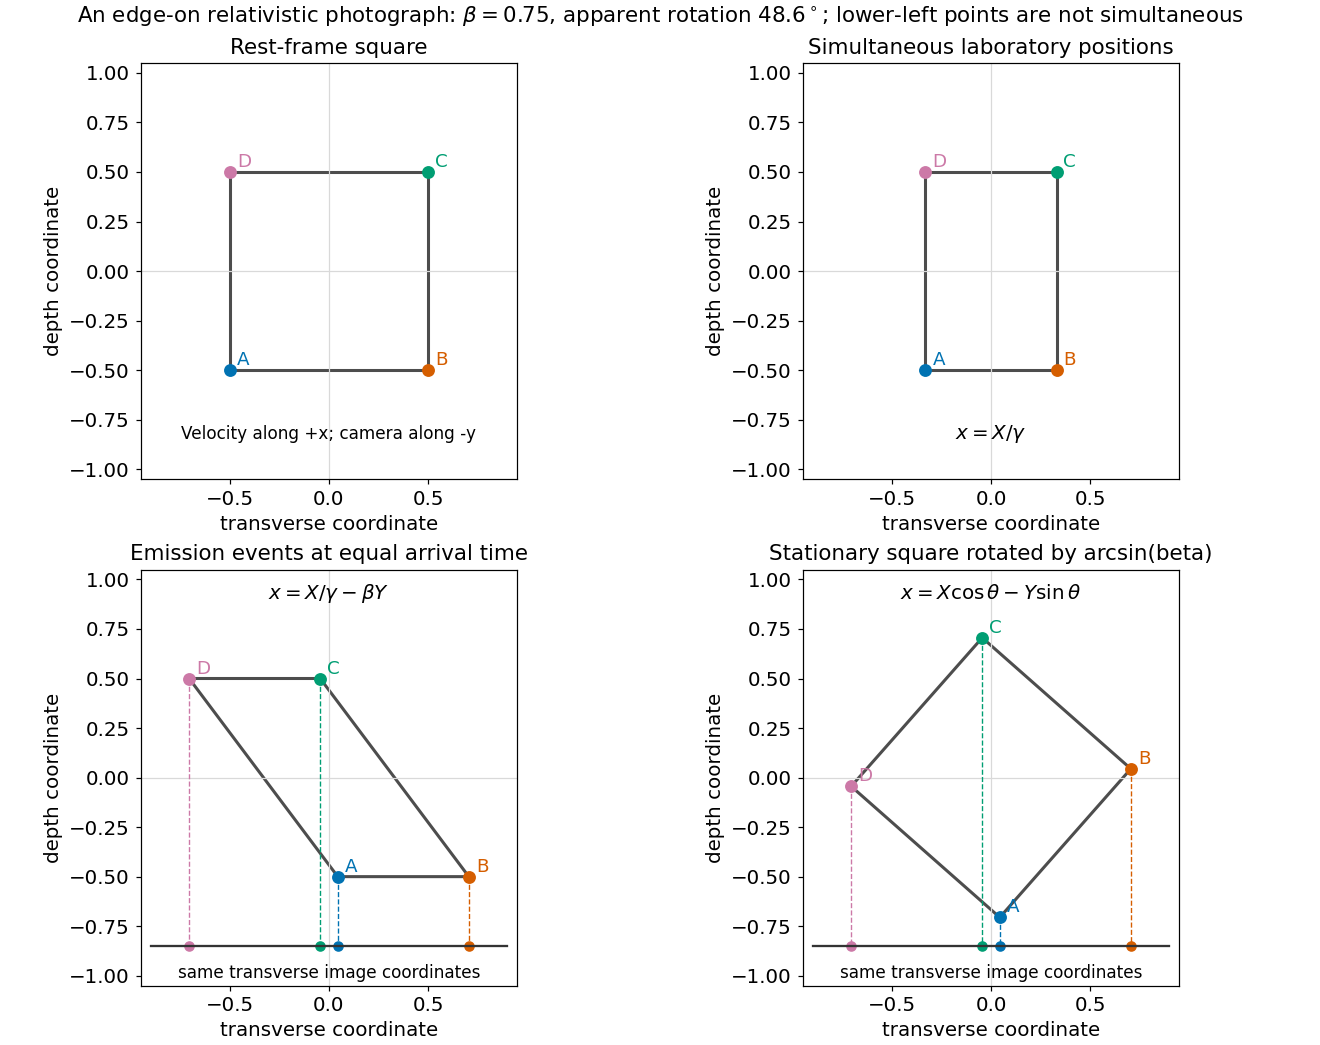

Write Python code to recreate this figure.
from pathlib import Path
import numpy as np
import matplotlib.pyplot as plt
from matplotlib.patches import Circle, Polygon, Rectangle
plt.rcParams.update({'font.size':13,'axes.titlesize':14,'figure.facecolor':'white','axes.facecolor':'white'})
beta=.75;ga=1/np.sqrt(1-beta**2);v=np.array([[-.5,-.5],[.5,-.5],[.5,.5],[-.5,.5]])
contracted=np.column_stack([v[:,0]/ga,v[:,1]])
emission=np.column_stack([v[:,0]/ga-beta*v[:,1],v[:,1]])
rotated=np.column_stack([v[:,0]/ga-beta*v[:,1],beta*v[:,0]+v[:,1]/ga])
fig,axs=plt.subplots(2,2,figsize=(12,9.5),layout='constrained');colors=['#0072B2','#D55E00','#009E73','#CC79A7']
for ax,pts,title in zip(axs.flat,[v,contracted,emission,rotated],['Rest-frame square','Simultaneous laboratory positions','Emission events at equal arrival time','Stationary square rotated by arcsin(beta)']):
 ax.add_patch(Polygon(pts,fill=False,lw=2,color='.3'))
 for j,(x,y) in enumerate(pts):
  ax.scatter(x,y,s=55,color=colors[j],zorder=4);ax.text(x+.035,y+.025,'ABCD'[j],color=colors[j],fontsize=12)
 ax.axhline(0,color='.85',lw=.8);ax.axvline(0,color='.85',lw=.8);ax.set(xlim=(-.95,.95),ylim=(-1.05,1.05),aspect='equal',xlabel='transverse coordinate',ylabel='depth coordinate');ax.set_title(title)
for ax,pts in [(axs[1,0],emission),(axs[1,1],rotated)]:
 for j,(x,y) in enumerate(pts):
  ax.plot([x,x],[y,-.85],'--',lw=.9,color=colors[j]);ax.scatter(x,-.85,color=colors[j],s=35)
 ax.plot([-.9,.9],[-.85,-.85],color='.2');ax.text(0,-1.01,'same transverse image coordinates',ha='center',fontsize=11)
axs[0,0].text(0,-.85,'Velocity along +x; camera along -y',ha='center',fontsize=11)
axs[0,1].text(0,-.85,r'$x=X/\gamma$',ha='center')
axs[1,0].text(0,.90,r'$x=X/\gamma-\beta Y$',ha='center')
axs[1,1].text(0,.90,r'$x=X\cos\theta-Y\sin\theta$',ha='center')
fig.suptitle(r'An edge-on relativistic photograph: $\beta=0.75$, apparent rotation $48.6^\circ$; lower-left points are not simultaneous',fontsize=14)
fig.savefig(Path.cwd()/Path(__file__).with_suffix('.png').name,dpi=110,facecolor='white');plt.close(fig)
